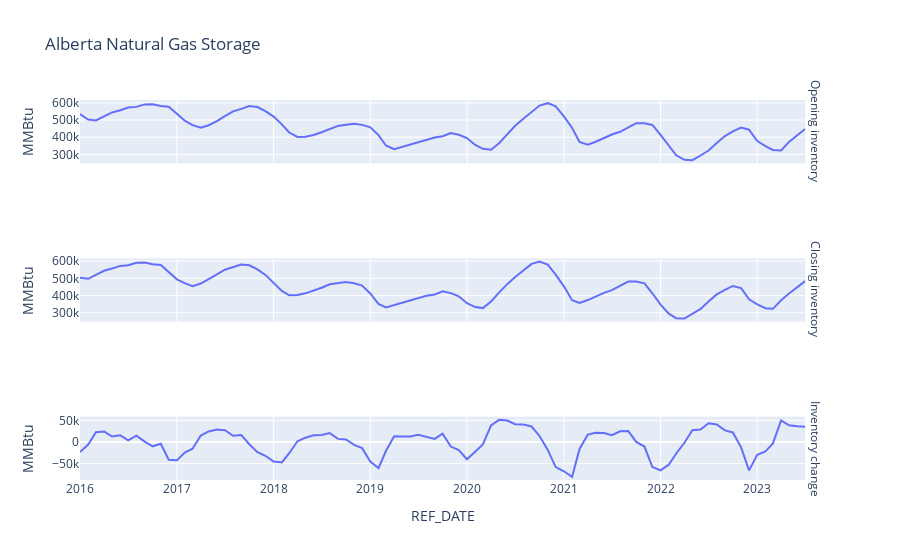

The cell this chart's notebook holds for it:
### Code cell
import plotly.express as px

fig = px.line(df_alberta, x='REF_DATE', y='MMBtu', color='GEO', facet_row='Storage',
              title="Alberta Natural Gas Storage",
              facet_row_spacing=0.25, facet_col_spacing=0.10, facet_col_wrap=3)

fig.for_each_annotation(lambda a: a.update(text=a.text.split("=")[-1]))
fig.update_yaxes(matches=None)


# Remove the legend
fig.update_traces(showlegend=False)

fig.show()
